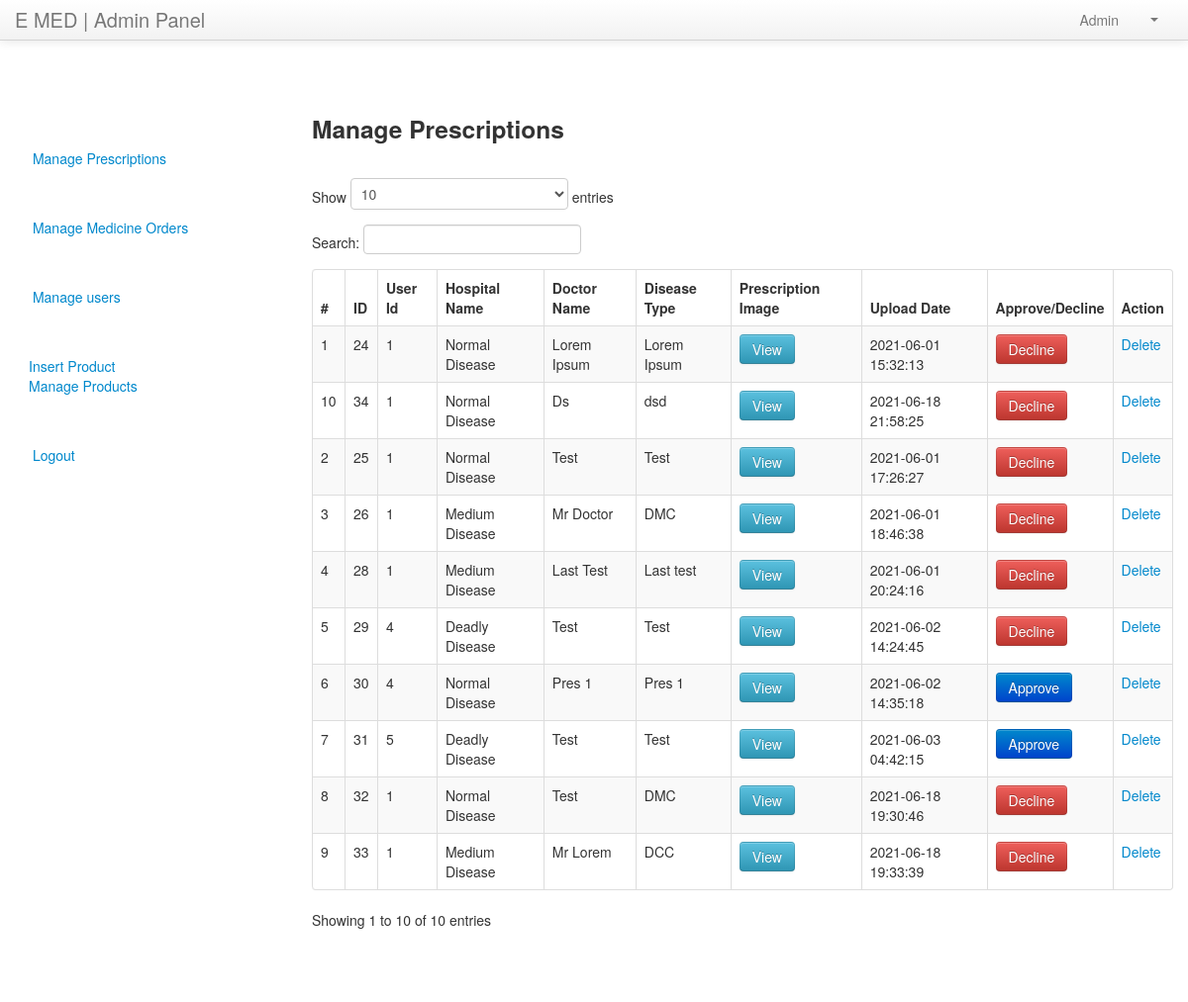
/admin/manage-prescriptions.php (signed in), run on the app's committed database.
### tables this page shows
CREATE TABLE `prescriptions` (
  `id` int(11) NOT NULL,
  `user_id` int(11) NOT NULL,
  `hospital` varchar(255) NOT NULL,
  `doctor` varchar(255) NOT NULL,
  `disease_type` varchar(255) NOT NULL,
  `prescription_image` varchar(255) NOT NULL,
  `upload_date` timestamp NULL DEFAULT current_timestamp(),
  `status` int(11) DEFAULT 0
);

### admin/manage-prescriptions.php (the view, shortened to what this page needs)
<?php
if(strlen($_SESSION['alogin'])==0)
	{
	header('location:index.php');
	}
else{
?>
<!DOCTYPE html>
<html lang="en">
<head>
	<?php include('include/links.php')?>
</head>
<body>
	<?php include('include/header.php');?>
	<div class="wrapper">
		<div class="container">
			<div class="row">
				<?php include('include/sidebar.php');?>
				<div class="span9">
					<div class="content">
						<div class="module">
							<div class="module-head">
								<h3>Manage Prescriptions</h3>
							</div>
							<div class="module-body table">
								<br />
								<table cellpadding="0" cellspacing="0" border="0"
									class="datatable-1 table table-bordered table-striped display" width="100%">
									<thead>
										<tr>
											<th>#</th>
											<th>ID</th>
											<th>User Id</th>
											<th>Hospital Name</th>
											<th>Doctor Name</th>
											<th>Disease Type</th>
											<th>Prescription Image</th>
											<th>Upload Date</th>
											<th>Approve/Decline</th>
											<th>Action</th>
										</tr>
									</thead>
									<tbody>
										<?php
										$query=mysqli_query($con,"select * from prescriptions");
										$cnt=1;
										while($row=mysqli_fetch_array($query))
										{
										?>
										<tr>
											<td><?php echo htmlentities($cnt);?></td>
											<td><?php echo htmlentities($row['id']);?></td>
											<td><?php echo htmlentities($row['user_id']);?></td>
											<td><?php echo htmlentities($row['hospital']);?></td>
											<td><?php echo htmlentities($row['doctor']);?></td>
											<td><?php echo htmlentities($row['disease_type']);?></td>
											<td>
											<button type="button" class="btn btn-info btn-sm" data-toggle="modal" data-target="#myModal">View</button>
											</td>
											<td><?php echo htmlentities($row['upload_date']);?></td>
											<td>
												<?php if($row['status']=='0'){?>
												<a href="approve_pres.php?id=<?php echo $row['id'];?>"
													class="btn btn-primary">Approve</a>
												<?php  } else{ ?>
												<a href="decline_pres.php?id=<?php echo $row['id'];?>"
													class="btn btn-danger">Decline</a>
												<?php } ?>
											</td>
											<td>
												<a href="manage-prescriptions.php?id=<?php echo $row['id']?>&del=delete"
													onClick="return confirm('Are you sure you want to delete this prescription?')">Delete
												</a>
											</td>
										</tr>
										<?php $cnt=$cnt+1; } ?>
								</table>
							</div>
						</div>
					</div>
				</div>
			</div>
		</div>
	</div>
</body>
<?php } ?>

### admin/css/style.css (style rules this page uses)
.wrapper { padding: 100px 0; }

### data on the page
prescriptions: id "24", user "1", hospital "Normal Disease", doctor "Lorem Ipsum", disease_type "Lorem Ipsum", upload_date "2021-06-01 15:32:13"
prescriptions: id "25", user "1", hospital "Normal Disease", doctor "Test", disease_type "Test", upload_date "2021-06-01 17:26:27"
prescriptions: id "26", user "1", hospital "Medium Disease", doctor "Mr Doctor", disease_type "DMC", upload_date "2021-06-01 18:46:38"
prescriptions: id "28", user "1", hospital "Medium Disease", doctor "Last Test", disease_type "Last test", upload_date "2021-06-01 20:24:16"
prescriptions: id "29", user "4", hospital "Deadly Disease", doctor "Test", disease_type "Test", upload_date "2021-06-02 14:24:45"
prescriptions: id "30", user "4", hospital "Normal Disease", doctor "Pres 1", disease_type "Pres 1", upload_date "2021-06-02 14:35:18"
prescriptions: id "31", user "5", hospital "Deadly Disease", doctor "Test", disease_type "Test", upload_date "2021-06-03 04:42:15"
prescriptions: id "32", user "1", hospital "Normal Disease", doctor "Test", disease_type "DMC", upload_date "2021-06-18 19:30:46"
prescriptions: id "33", user "1", hospital "Medium Disease", doctor "Mr Lorem", disease_type "DCC", upload_date "2021-06-18 19:33:39"
prescriptions: id "34", user "1", hospital "Normal Disease", doctor "Ds", disease_type "dsd", upload_date "2021-06-18 21:58:25"
